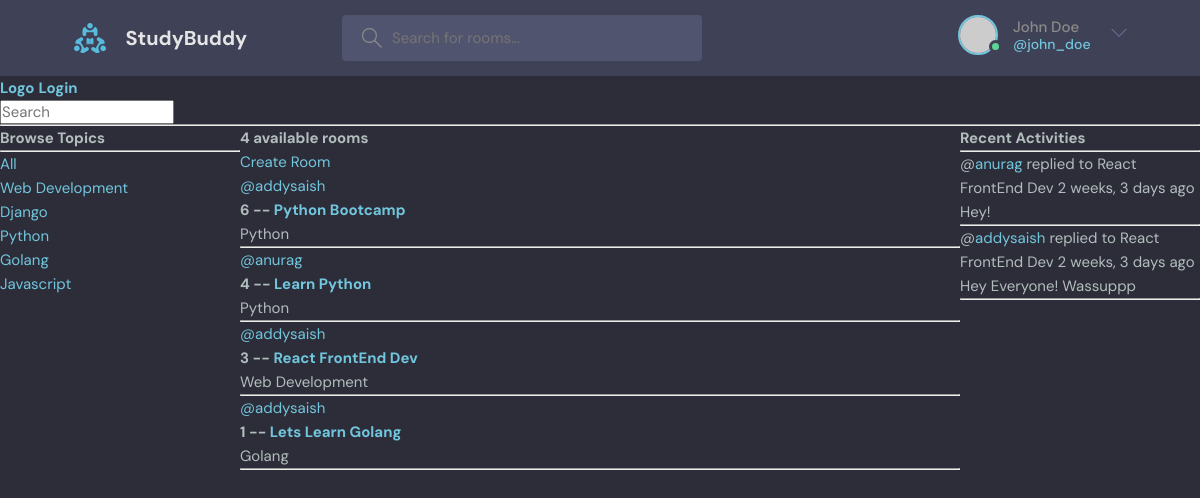
/, run on an earlier commit of the app's database.
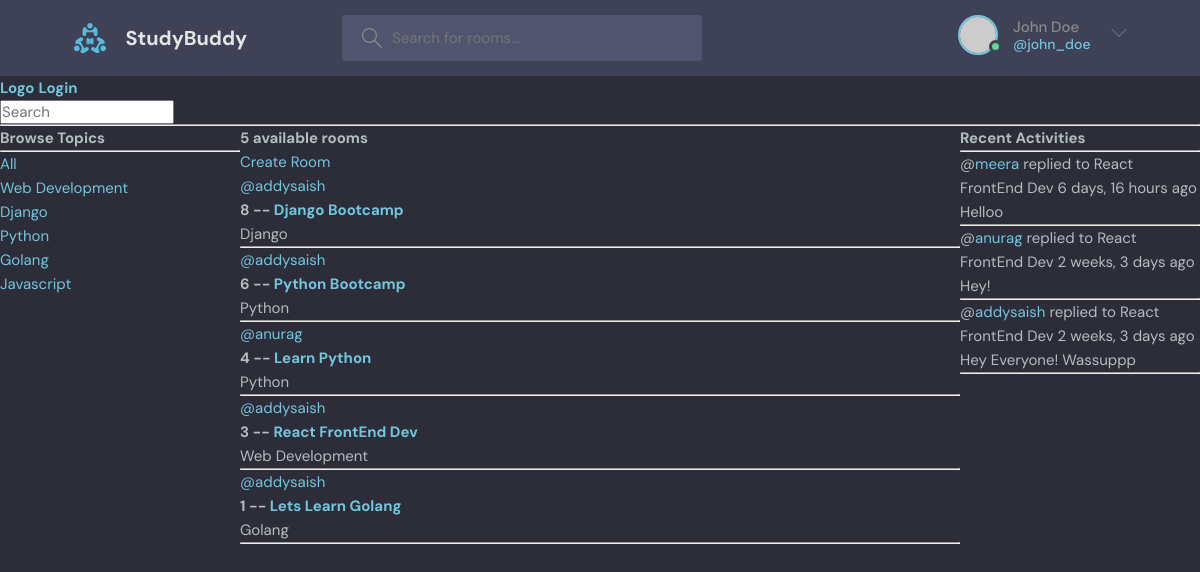
And on a later commit of the database.
### base/models.py (models this page shows, shortened)
class Topic(models.Model):
    name = models.CharField(max_length=200)

class Room(models.Model):
    host = models.ForeignKey(User, on_delete=models.SET_NULL, null=True)
    topic = models.ForeignKey(Topic,on_delete=models.SET_NULL,null=True)
    name = models.CharField(max_length=200)
    description = models.TextField(null=True,blank=True)
    participants = models.ManyToManyField(User,related_name='participants',blank=True)
    updated = models.DateTimeField(auto_now=True) # Difference between autoNow and autoNow_add auto_now saves timestamp each time the object is updated whereas auto_now_add only saves timestamp when an object is created
    created = models.DateTimeField(auto_now_add=True)
    class Meta:
        ordering = ['-updated','-created'] #the '-' symbol means the ordering in descending order and no '-' means ascending order
    def __str__(self) -> str:
        return str(self.name)

class Message(models.Model):
    user = models.ForeignKey(User , on_delete=models.CASCADE)
    room = models.ForeignKey(Room, on_delete=models.CASCADE) #If a room is deleted, all the children records should be deleted using models.CASCADE command
    body = models.TextField()
    updated = models.DateTimeField(auto_now=True) # Difference between autoNow and autoNow_add auto_now saves timestamp each time the object is updated whereas auto_now_add only saves timestamp when an object is created
    created = models.DateTimeField(auto_now_add=True)
    class Meta:
        ordering = ['-updated','-created']
    def __str__(self) -> str:
        return str(self.body[:50])

### base/views.py (the view)
# urls.py: path('',views.home,name="home"),
def home(request):
    query = request.GET.get('q') if request.GET.get('q') != None else ''
    rooms = Room.objects.filter(Q(topic__name__icontains=query)| Q(name__icontains=query) | Q(description__icontains=query) | Q(host__username__icontains=query))
    topics = Topic.objects.all()
    rooms_count = rooms.count()
    activity_messages = Message.objects.filter(Q(room__topic__name__icontains=query))
    context = {'rooms': rooms, 'topics': topics,'room_count': rooms_count,'activity_messages': activity_messages}
    return render(request,'base/home.html',context)

### base/templates/base/home.html (shortened to what this page needs)
{% extends 'main.html' %} {% block content %}
<div class="home-container">
  <div>{% include 'base/topics_components.html' %}</div>
  <div>
    <h5>{{room_count}} available rooms</h5>
    <a href="{% url 'create-room' %}">Create Room</a>
    {% include 'base/feed_component.html' %}
  </div>
  <div>{% include 'base/activity_conponent.html' %}</div>
</div>
{% endblock content%}

### base/templates/base/topics_components.html
<h3>Browse Topics</h3>
<hr />
<div>
  <a href="{% url 'home' %}">All</a>
</div>
{%for topic in topics %}
<div>
  <a href="{% url 'home' %}?q={{topic.name}}">{{topic.name}}</a>
</div>
{% endfor %}

### base/templates/base/feed_component.html (shortened to what this page needs)
<div>
  {% for room in rooms %}
  <div>
    <a href="{% url 'user-profile' room.host.id %}">@{{room.host.username}}</a>
    <h3>
      {{room.id}} -- <a href="{% url 'room' room.id %}">{{room.name}}</a>
    </h3>
    <small>{{room.topic.name}}</small>
    <hr />
  </div>
  {% endfor %}
</div>

### base/templates/base/activity_conponent.html (shortened to what this page needs)
<h3>Recent Activities</h3>
<hr />
{%for activity in activity_messages %}
<div>
  <small
    >@<a href="{% url 'user-profile' activity.user.id %}">{{activity.user}}</a>
    replied to {{activity.room}}</small
  >
  <small>{{activity.created|timesince}} ago</small>
  <p>{{activity}}</p>
  <hr />
</div>
{% endfor %}

What changed in the data, as far as the page shows it:
added Room: host.username "addysaish", id "8", name "Django Bootcamp", topic.name "Django"
added Message: user "meera", room "React FrontEnd Dev", created "6 days, 16 hours", body "Helloo"
Also different on the page:
{{ room_count }}: "4" → "5"
